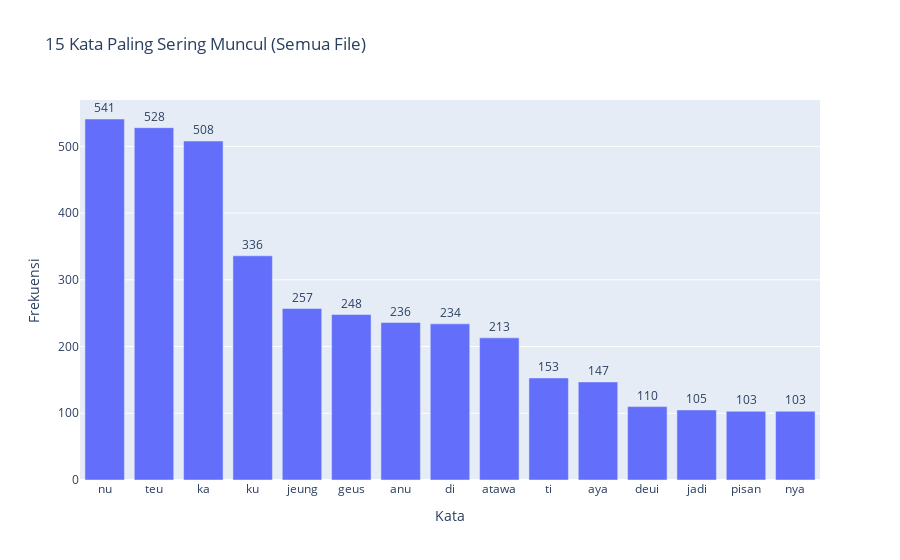

The cell this chart's notebook holds for it:
### Code cell
# === 7. Analisis tambahan: kata paling sering muncul ===
from collections import Counter

words_all = []
for file in files:
    with open(file, "r", encoding="utf-8") as f:
        text = f.read()
    tokens = re.findall(r"\w+", text.lower())
    words_all.extend(tokens)

word_freq = Counter(words_all).most_common(15)
df_wordfreq = pd.DataFrame(word_freq, columns=["Kata", "Frekuensi"])

fig4 = px.bar(
    df_wordfreq, x="Kata", y="Frekuensi",
    title="15 Kata Paling Sering Muncul (Semua File)",
    text="Frekuensi"
)
fig4.update_traces(textposition="outside")
fig4.show()

### Figure 1 — Plotly figure (JSON) as saved in the notebook; plotly's stock layout.template omitted (floating-point values rounded to 4 significant figures)
{"data": [{"alignmentgroup": "True", "hovertemplate": "Kata=%{x}<br>Frekuensi=%{text}<extra></extra>", "legendgroup": "", "marker": {"color": "#636efa", "pattern": {"shape": ""}}, "name": "", "offsetgroup": "", "orientation": "v", "showlegend": false, "text": [541, 528, 508, 336, 257, 248, 236, 234, 213, 153, 147, 110, 105, 103, 103], "textposition": "outside", "type": "bar", "x": ["nu", "teu", "ka", "ku", "jeung", "geus", "anu", "di", "atawa", "ti", "aya", "deui", "jadi", "pisan", "nya"], "xaxis": "x", "y": [541, 528, 508, 336, 257, 248, 236, 234, 213, 153, 147, 110, 105, 103, 103], "yaxis": "y"}], "layout": {"barmode": "relative", "legend": {"tracegroupgap": 0}, "title": {"text": "15 Kata Paling Sering Muncul (Semua File)"}, "xaxis": {"anchor": "y", "domain": [0, 1], "title": {"text": "Kata"}}, "yaxis": {"anchor": "x", "domain": [0, 1], "title": {"text": "Frekuensi"}}}}
